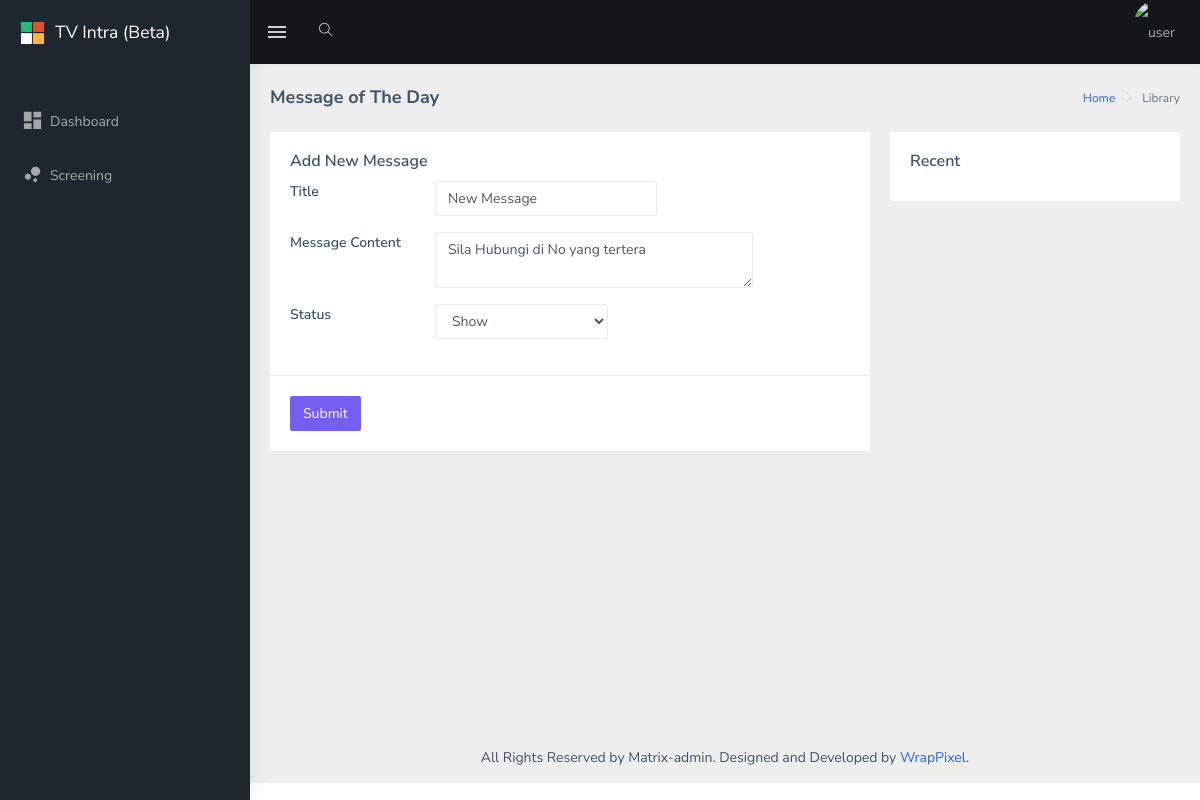
The page /datahandler/loademessage/1 on the database its author committed.
### tables this page shows
CREATE TABLE `data_message` (
  `id` int(11) NOT NULL,
  `message_title` varchar(250) DEFAULT NULL,
  `message_content` text,
  `message_status` varchar(10) DEFAULT NULL,
  `message_reg` timestamp NULL DEFAULT NULL
);

### application/controllers/Datahandler.php (called while the page is built, shortened)
<?php
class Datahandler extends CI_Controller {
    public function __construct()
    {
        $this->load->helper('url');
		$this->load->model('Data_model');
    }
	public function loademessage($value="")
	{
		$this->load->database();
		$this->load->view('template/header');
		$this->load->view('template/sidebar');
		$data['get_message']=$this->Data_model->get_messageviewbyid($value);
		$this->load->view('pages/message_update', $data);
		$this->load->view('template/footer');
	}
}

### index.php (called while the page is built, shortened)
<?php
require_once BASEPATH.'core/CodeIgniter.php';

### application/models/Data_model.php (called while the page is built, shortened)
<?php
class Data_model extends CI_Model
{
	public function get_messageviewbyid($value)
	{
		$this->db->select('*');
		$this->db->from('data_message');
		$this->db->where('id',$value);
		$query = $this->db->get();
		return $query->result();
	}
}

### application/views/pages/message_update.php (the view, shortened to what this page needs)
<div class="page-wrapper">
            <div class="page-breadcrumb">
                <div class="row">
                    <div class="col-12 d-flex no-block align-items-center">
                        <h4 class="page-title">Message of The Day</h4>
                        <div class="ml-auto text-right">
                            <nav aria-label="breadcrumb">
                                <ol class="breadcrumb">
                                    <li class="breadcrumb-item"><a href="#">Home</a></li>
                                    <li class="breadcrumb-item active" aria-current="page">Library</li>
                                </ol>
                            </nav>
                        </div>
                    </div>
                </div>
            </div>
            <div class="container-fluid">
                <div class="row">
                    <div class="col-md-8">
                      <?php echo form_open('datahandler/update_message') ?>
                        <div class="card">
                            <div class="card-body">
                                <h5 class="card-title">Add New Message</h5>
                                <div class="form-group row">
                                    <label class="col-md-3">Title</label>
                                    <div class="col-md-5">
                                        <input type="text" class="form-control" name="title" value="<?php echo $get_message[0]->message_title?>">
                                    </div>
                                </div>
                                <div class="form-group row">
                                    <label class="col-md-3">Message Content</label>
                                    <div class="col-md-7">
                                         <textarea type="text" name="message" class="form-control"><?php echo $get_message[0]->message_content?></textarea>
                                     </div>
                                </div>
                                <div class="form-group row">
                                    <label class="col-md-3" for="disabledTextInput">Status</label>
                                    <div class="col-md-4">
                                        <select name="status" class="form-control">
                                            <option value="<?php echo $get_message[0]->message_status?>"><?php echo $get_message[0]->message_status?></option>
                                        </select>
                                    </div>
                                </div>
                            </div>
                            <div class="border-top">
                                <div class="card-body">
                                    <button type="submit" name="submit" class="btn btn-primary">Submit</button>
                                </div>
                            </div>
                        </div>
                </form>
                    </div>
                    <div class="col-md-4">
                        <div class="card">
                            <div class="card-body">
                            <h5 class="card-title">Recent</h5>
                            </div>
                        </div>
                    </div>
                </div>
            </div>

### rows shown on the page
data_message: title "New Message", message "Sila Hubungi di No yang tertera", status "Show"
